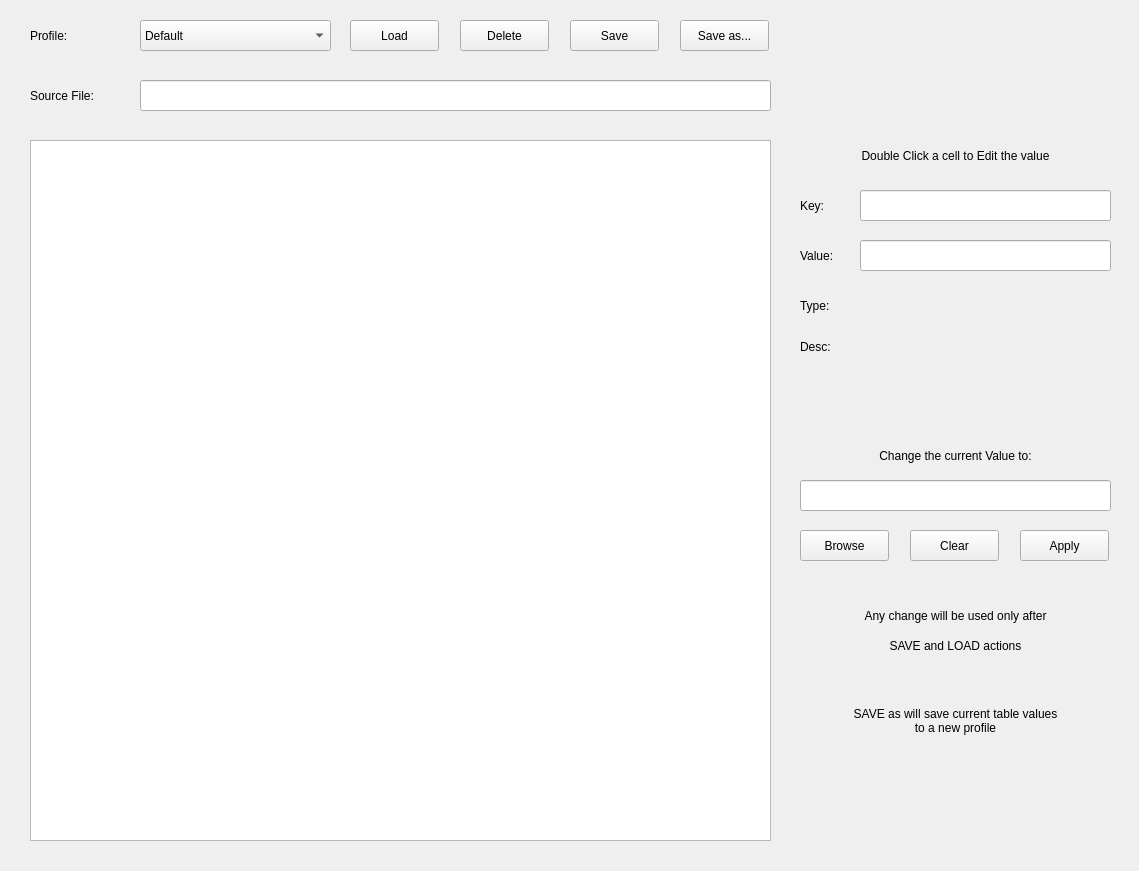
<?xml version="1.0" encoding="UTF-8"?>
<ui version="4.0">
 <class>Form</class>
 <widget class="QWidget" name="Form">
  <property name="geometry">
   <rect>
    <x>0</x>
    <y>0</y>
    <width>1139</width>
    <height>871</height>
   </rect>
  </property>
  <property name="windowTitle">
   <string>Form</string>
  </property>
  <widget class="QTableWidget" name="qtable_conf">
   <property name="geometry">
    <rect>
     <x>30</x>
     <y>140</y>
     <width>741</width>
     <height>701</height>
    </rect>
   </property>
  </widget>
  <widget class="QComboBox" name="qcombo_profile">
   <property name="geometry">
    <rect>
     <x>140</x>
     <y>20</y>
     <width>191</width>
     <height>31</height>
    </rect>
   </property>
   <property name="maxVisibleItems">
    <number>16</number>
   </property>
   <property name="duplicatesEnabled">
    <bool>false</bool>
   </property>
   <item>
    <property name="text">
     <string>Default</string>
    </property>
   </item>
  </widget>
  <widget class="QLabel" name="qlabel_conf_label">
   <property name="geometry">
    <rect>
     <x>30</x>
     <y>80</y>
     <width>91</width>
     <height>31</height>
    </rect>
   </property>
   <property name="layoutDirection">
    <enum>Qt::LeftToRight</enum>
   </property>
   <property name="text">
    <string>Source File:</string>
   </property>
   <property name="alignment">
    <set>Qt::AlignLeading|Qt::AlignLeft|Qt::AlignVCenter</set>
   </property>
  </widget>
  <widget class="QPushButton" name="qbutton_delete">
   <property name="geometry">
    <rect>
     <x>460</x>
     <y>20</y>
     <width>89</width>
     <height>31</height>
    </rect>
   </property>
   <property name="text">
    <string>Delete</string>
   </property>
  </widget>
  <widget class="QLabel" name="qlabel_conf_label_5">
   <property name="geometry">
    <rect>
     <x>30</x>
     <y>20</y>
     <width>71</width>
     <height>31</height>
    </rect>
   </property>
   <property name="layoutDirection">
    <enum>Qt::LeftToRight</enum>
   </property>
   <property name="text">
    <string>Profile:</string>
   </property>
   <property name="alignment">
    <set>Qt::AlignLeading|Qt::AlignLeft|Qt::AlignVCenter</set>
   </property>
  </widget>
  <widget class="QLineEdit" name="qline_configuration_file">
   <property name="geometry">
    <rect>
     <x>140</x>
     <y>80</y>
     <width>631</width>
     <height>31</height>
    </rect>
   </property>
   <property name="text">
    <string/>
   </property>
   <property name="readOnly">
    <bool>true</bool>
   </property>
  </widget>
  <widget class="QPushButton" name="qbutton_saveas">
   <property name="geometry">
    <rect>
     <x>680</x>
     <y>20</y>
     <width>89</width>
     <height>31</height>
    </rect>
   </property>
   <property name="text">
    <string>Save as...</string>
   </property>
  </widget>
  <widget class="QPushButton" name="qbutton_load">
   <property name="geometry">
    <rect>
     <x>350</x>
     <y>20</y>
     <width>89</width>
     <height>31</height>
    </rect>
   </property>
   <property name="text">
    <string>Load</string>
   </property>
  </widget>
  <widget class="QPushButton" name="qbutton_save">
   <property name="geometry">
    <rect>
     <x>570</x>
     <y>20</y>
     <width>89</width>
     <height>31</height>
    </rect>
   </property>
   <property name="text">
    <string>Save</string>
   </property>
  </widget>
  <widget class="QLabel" name="qlabel_conf_label_2">
   <property name="geometry">
    <rect>
     <x>800</x>
     <y>140</y>
     <width>311</width>
     <height>31</height>
    </rect>
   </property>
   <property name="layoutDirection">
    <enum>Qt::LeftToRight</enum>
   </property>
   <property name="text">
    <string>Double Click a cell to Edit the value</string>
   </property>
   <property name="alignment">
    <set>Qt::AlignCenter</set>
   </property>
  </widget>
  <widget class="QLineEdit" name="qline_edit_key">
   <property name="geometry">
    <rect>
     <x>860</x>
     <y>190</y>
     <width>251</width>
     <height>31</height>
    </rect>
   </property>
   <property name="text">
    <string/>
   </property>
   <property name="readOnly">
    <bool>true</bool>
   </property>
  </widget>
  <widget class="QLabel" name="qlabel_conf_label_3">
   <property name="geometry">
    <rect>
     <x>800</x>
     <y>190</y>
     <width>41</width>
     <height>31</height>
    </rect>
   </property>
   <property name="layoutDirection">
    <enum>Qt::LeftToRight</enum>
   </property>
   <property name="text">
    <string>Key:</string>
   </property>
   <property name="alignment">
    <set>Qt::AlignLeading|Qt::AlignLeft|Qt::AlignVCenter</set>
   </property>
  </widget>
  <widget class="QLabel" name="qlabel_conf_label_4">
   <property name="geometry">
    <rect>
     <x>800</x>
     <y>240</y>
     <width>51</width>
     <height>31</height>
    </rect>
   </property>
   <property name="layoutDirection">
    <enum>Qt::LeftToRight</enum>
   </property>
   <property name="text">
    <string>Value:</string>
   </property>
   <property name="alignment">
    <set>Qt::AlignLeading|Qt::AlignLeft|Qt::AlignVCenter</set>
   </property>
  </widget>
  <widget class="QLineEdit" name="qline_edit_value">
   <property name="geometry">
    <rect>
     <x>860</x>
     <y>240</y>
     <width>251</width>
     <height>31</height>
    </rect>
   </property>
   <property name="text">
    <string/>
   </property>
   <property name="readOnly">
    <bool>true</bool>
   </property>
  </widget>
  <widget class="QLabel" name="qlabel_conf_label_6">
   <property name="geometry">
    <rect>
     <x>800</x>
     <y>440</y>
     <width>311</width>
     <height>31</height>
    </rect>
   </property>
   <property name="layoutDirection">
    <enum>Qt::LeftToRight</enum>
   </property>
   <property name="text">
    <string>Change the current Value to:</string>
   </property>
   <property name="alignment">
    <set>Qt::AlignCenter</set>
   </property>
  </widget>
  <widget class="QLineEdit" name="qline_edit_newvalue">
   <property name="geometry">
    <rect>
     <x>800</x>
     <y>480</y>
     <width>311</width>
     <height>31</height>
    </rect>
   </property>
   <property name="text">
    <string/>
   </property>
   <property name="readOnly">
    <bool>false</bool>
   </property>
  </widget>
  <widget class="QPushButton" name="qbutton_browse">
   <property name="geometry">
    <rect>
     <x>800</x>
     <y>530</y>
     <width>89</width>
     <height>31</height>
    </rect>
   </property>
   <property name="text">
    <string>Browse</string>
   </property>
  </widget>
  <widget class="QPushButton" name="qbutton_apply">
   <property name="geometry">
    <rect>
     <x>1020</x>
     <y>530</y>
     <width>89</width>
     <height>31</height>
    </rect>
   </property>
   <property name="text">
    <string>Apply</string>
   </property>
  </widget>
  <widget class="QLabel" name="qlabel_conf_label_7">
   <property name="geometry">
    <rect>
     <x>800</x>
     <y>600</y>
     <width>311</width>
     <height>31</height>
    </rect>
   </property>
   <property name="layoutDirection">
    <enum>Qt::LeftToRight</enum>
   </property>
   <property name="text">
    <string>Any change will be used only after</string>
   </property>
   <property name="alignment">
    <set>Qt::AlignCenter</set>
   </property>
  </widget>
  <widget class="QLabel" name="qlabel_conf_label_8">
   <property name="geometry">
    <rect>
     <x>800</x>
     <y>630</y>
     <width>311</width>
     <height>31</height>
    </rect>
   </property>
   <property name="layoutDirection">
    <enum>Qt::LeftToRight</enum>
   </property>
   <property name="text">
    <string>SAVE and LOAD actions</string>
   </property>
   <property name="alignment">
    <set>Qt::AlignCenter</set>
   </property>
  </widget>
  <widget class="QLabel" name="qline_row">
   <property name="geometry">
    <rect>
     <x>870</x>
     <y>190</y>
     <width>41</width>
     <height>31</height>
    </rect>
   </property>
   <property name="layoutDirection">
    <enum>Qt::LeftToRight</enum>
   </property>
   <property name="text">
    <string/>
   </property>
   <property name="alignment">
    <set>Qt::AlignLeading|Qt::AlignLeft|Qt::AlignVCenter</set>
   </property>
  </widget>
  <widget class="QLabel" name="qline_col">
   <property name="enabled">
    <bool>false</bool>
   </property>
   <property name="geometry">
    <rect>
     <x>870</x>
     <y>240</y>
     <width>41</width>
     <height>31</height>
    </rect>
   </property>
   <property name="layoutDirection">
    <enum>Qt::LeftToRight</enum>
   </property>
   <property name="text">
    <string/>
   </property>
   <property name="alignment">
    <set>Qt::AlignLeading|Qt::AlignLeft|Qt::AlignVCenter</set>
   </property>
  </widget>
  <widget class="QPushButton" name="qbutton_clear">
   <property name="geometry">
    <rect>
     <x>910</x>
     <y>530</y>
     <width>89</width>
     <height>31</height>
    </rect>
   </property>
   <property name="text">
    <string>Clear</string>
   </property>
  </widget>
  <widget class="QLabel" name="qlabel_conf_label_9">
   <property name="geometry">
    <rect>
     <x>800</x>
     <y>690</y>
     <width>311</width>
     <height>61</height>
    </rect>
   </property>
   <property name="layoutDirection">
    <enum>Qt::LeftToRight</enum>
   </property>
   <property name="text">
    <string>SAVE as will save current table values
to a new profile</string>
   </property>
   <property name="alignment">
    <set>Qt::AlignCenter</set>
   </property>
   <property name="wordWrap">
    <bool>true</bool>
   </property>
  </widget>
  <widget class="QLabel" name="qlabel_desc">
   <property name="geometry">
    <rect>
     <x>860</x>
     <y>340</y>
     <width>251</width>
     <height>71</height>
    </rect>
   </property>
   <property name="layoutDirection">
    <enum>Qt::LeftToRight</enum>
   </property>
   <property name="text">
    <string/>
   </property>
   <property name="textFormat">
    <enum>Qt::AutoText</enum>
   </property>
   <property name="alignment">
    <set>Qt::AlignLeading|Qt::AlignLeft|Qt::AlignTop</set>
   </property>
   <property name="wordWrap">
    <bool>true</bool>
   </property>
  </widget>
  <widget class="QLabel" name="qlabel_type">
   <property name="geometry">
    <rect>
     <x>860</x>
     <y>290</y>
     <width>251</width>
     <height>31</height>
    </rect>
   </property>
   <property name="layoutDirection">
    <enum>Qt::LeftToRight</enum>
   </property>
   <property name="text">
    <string/>
   </property>
   <property name="alignment">
    <set>Qt::AlignLeading|Qt::AlignLeft|Qt::AlignVCenter</set>
   </property>
  </widget>
  <widget class="QLabel" name="qlabel_type_2">
   <property name="geometry">
    <rect>
     <x>800</x>
     <y>290</y>
     <width>41</width>
     <height>31</height>
    </rect>
   </property>
   <property name="layoutDirection">
    <enum>Qt::LeftToRight</enum>
   </property>
   <property name="text">
    <string>Type: </string>
   </property>
   <property name="alignment">
    <set>Qt::AlignLeading|Qt::AlignLeft|Qt::AlignVCenter</set>
   </property>
  </widget>
  <widget class="QLabel" name="qlabel_desc_2">
   <property name="geometry">
    <rect>
     <x>800</x>
     <y>340</y>
     <width>51</width>
     <height>21</height>
    </rect>
   </property>
   <property name="layoutDirection">
    <enum>Qt::LeftToRight</enum>
   </property>
   <property name="text">
    <string>Desc:</string>
   </property>
   <property name="textFormat">
    <enum>Qt::AutoText</enum>
   </property>
   <property name="alignment">
    <set>Qt::AlignLeading|Qt::AlignLeft|Qt::AlignTop</set>
   </property>
   <property name="wordWrap">
    <bool>true</bool>
   </property>
  </widget>
  <zorder>qline_row</zorder>
  <zorder>qline_col</zorder>
  <zorder>qtable_conf</zorder>
  <zorder>qcombo_profile</zorder>
  <zorder>qlabel_conf_label</zorder>
  <zorder>qbutton_delete</zorder>
  <zorder>qlabel_conf_label_5</zorder>
  <zorder>qline_configuration_file</zorder>
  <zorder>qbutton_saveas</zorder>
  <zorder>qbutton_load</zorder>
  <zorder>qbutton_save</zorder>
  <zorder>qlabel_conf_label_2</zorder>
  <zorder>qline_edit_key</zorder>
  <zorder>qlabel_conf_label_3</zorder>
  <zorder>qlabel_conf_label_4</zorder>
  <zorder>qline_edit_value</zorder>
  <zorder>qlabel_conf_label_6</zorder>
  <zorder>qline_edit_newvalue</zorder>
  <zorder>qbutton_browse</zorder>
  <zorder>qbutton_apply</zorder>
  <zorder>qlabel_conf_label_7</zorder>
  <zorder>qlabel_conf_label_8</zorder>
  <zorder>qbutton_clear</zorder>
  <zorder>qlabel_conf_label_9</zorder>
  <zorder>qlabel_desc</zorder>
  <zorder>qlabel_type</zorder>
  <zorder>qlabel_type_2</zorder>
  <zorder>qlabel_desc_2</zorder>
 </widget>
 <resources/>
 <connections/>
</ui>
